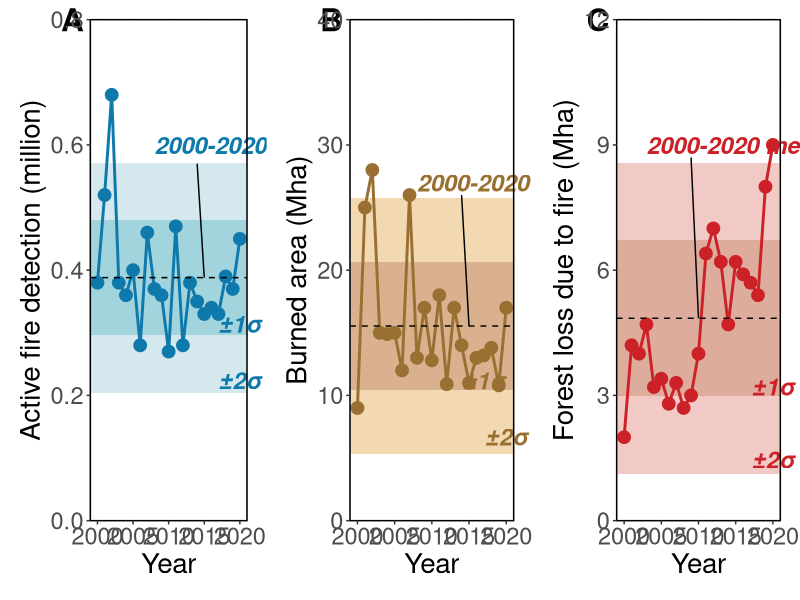

Source code (R):
#Source DOI: 10.1126/science.ade0805
#Date：2024-03-14
#Code: Jiajia Liao (R course)

Year=c(2000,2001,2002,2003,2004,2005,2006,2007,2008,2009,2010,2011,2012,2013,2014,2015,2016,2017,2018,2019,2020)
y1=c(0.38,0.52,0.68,0.38,0.36,0.4,0.28,0.46,0.37,0.36,0.27,0.47,0.28,0.38,0.35,0.33,0.34,0.33,0.39,0.37,0.45)
y2=c(9,25,28,15,14.9,15,12,26,13,17,12.8,18,10.9,17,14,11,13,13.2,13.8,10.8,17)
y3=c(2,4.2,4,4.7,3.2,3.4,2.8,3.3,2.7,3,4,6.4,7,6.2,4.7,6.2,5.9,5.7,5.4,8,9)
data1=data.frame(Year,y1)
sd1=sd(y1)
m1=mean(y1)
data2=data.frame(Year,y2)
sd2=sd(y2)
m2=mean(y2)
data3=data.frame(Year,y3)
sd3=sd(y3)
m3=mean(y3)
library(ggplot2)

p1=ggplot(data=data1,aes(x=Year,y=y1))+ 
  #the confidence band with different width
  geom_rect(aes(xmin=-Inf,xmax=Inf,ymin=m1-sd1*2,ymax=m1+sd1*2),fill="#d5eaed",alpha=0.2)+
  geom_rect(aes(xmin=-Inf,xmax=Inf,ymin=m1-sd1,ymax=m1+sd1),fill="#a2d4df",alpha=0.2)+
  #the points and line
  geom_point(color="#0F79AB",size=4)+
  geom_line(color="#0F79AB",lwd=1)+
  #the reference line
  geom_hline(yintercept=mean(y1),lty=2)+
  #set the backgroud being white
  theme(panel.background = element_rect(fill="white",color="grey"), 
        axis.title=element_text(size=20),
        #set the space around the chart clockwise from the top
        plot.margin = margin(0.5,0.5,0.5,0.5,"cm"),
        #set the picture border, fill to select "NA", otherwise automatically default to white
        panel.border = element_rect(color="black",fill="NA"),
        axis.text=element_text(size=17))+  
  labs(y="Active fire detection (million)")+
  #remove the white space on both sides of the y axis
  scale_y_continuous(limits=c(0,0.8),expand=c(0,0))+
  #change the font type
  annotate("text",x=2020,y=0.21,vjust=0,label="±2σ",size=6,color="#0F79AB",fontface="bold.italic")+
  annotate("text",x=2020,y=0.3,vjust=0,label="±1σ",size=6,color="#0F79AB",fontface="bold.italic")+
  annotate("text",x=2008,y=0.6,hjust=0,label="2000-2020 mean",fontface="bold.italic",size=6,color="#0F79AB")+
  annotate("segment",x=2014,xend=2015,y=0.57,yend=m1,size=0.5)+
  #make sure the axes don't expand to the left when set <2000, add them in annotate outside the diagram
  coord_cartesian(clip="off",xlim=c(2000,2020))+
  annotate("text",x=1996.5,y=0.8,label="A",size=8,fontface="bold")

p2=ggplot(data=data2,aes(x=Year,y=y2))+  
  geom_rect(aes(xmin=-Inf,xmax=Inf,ymin=m2-sd2*2,ymax=m2+sd2*2),fill="#f4dbb2",alpha=0.2)+
  geom_rect(aes(xmin=-Inf,xmax=Inf,ymin=m2-sd2,ymax=m2+sd2),fill="#d9b38f",alpha=0.2)+
  geom_point(color="#997031",size=4)+
  geom_line(color="#997031",lwd=1)+
  geom_hline(yintercept=mean(y2),lty=2)+
  theme(panel.background = element_rect(fill="white",color="grey"),
        axis.title=element_text(size=20),
        plot.margin = margin(0.5,0.5,0.5,0.5,"cm"),
        panel.border = element_rect(color="black",fill="NA"),
        axis.text=element_text(size=17))+
  labs(y="Burned area (Mha)")+
  scale_y_continuous(limits=c(0,40),expand=c(0,0))+
  annotate("text",x=2020,y=6,vjust=0,label="±2σ",size=6,color="#997031",fontface="bold.italic")+
  annotate("text",x=2017,y=10.5,vjust=0,label="±1σ",size=6,color="#997031",fontface="bold.italic")+
  annotate("text",x=2008,y=27,hjust=0,label="2000-2020 mean",size=6,color="#997031",fontface="bold.italic")+
  annotate("segment",x=2014,xend=2015,y=26,yend=m2,size=0.5)+
  coord_cartesian(clip="off",xlim=c(2000,2020))+  #保证坐标轴不会因为想设置<2000的坐标就向左扩展
  annotate("text",x=1996.5,y=40,label="B",size=8,fontface="bold")

p3=ggplot(data=data3,aes(x=Year,y=y3))+  
  geom_rect(aes(xmin=-Inf,xmax=Inf,ymin=m3-sd3*2,ymax=m3+sd3*2),fill="#f3cbc3",alpha=0.2)+
  geom_rect(aes(xmin=-Inf,xmax=Inf,ymin=m3-sd3,ymax=m3+sd3),fill="#dfae9d",alpha=0.2)+
  geom_point(color="#cc2127",size=4)+
  geom_line(color="#cc2127",lwd=1)+
  geom_hline(yintercept=mean(y3),lty=2)+
  theme(panel.background = element_rect(fill="white",color="grey"),
        axis.title=element_text(size=20),
        plot.margin = margin(0.5,0.5,0.5,0.5,"cm"),
        panel.border = element_rect(color="black",fill="NA"),
        axis.text=element_text(size=17))+
  labs(y="Forest loss due to fire (Mha)")+
  scale_y_continuous(limits=c(0,12),expand=c(0,0))+
  annotate("text",x=2020,y=1.25,vjust=0,label="±2σ",size=6,color="#cc2127",fontface="bold.italic")+
  annotate("text",x=2020,y=3,vjust=0,label="±1σ",size=6,color="#cc2127",fontface="bold.italic")+
  annotate("text",x=2003,y=9,hjust=0,label="2000-2020 mean",size=6,color="#cc2127",fontface="bold.italic")+
  annotate("segment",x=2009,xend=2010,y=8.7,yend=m3,size=0.5)+  
  coord_cartesian(clip="off",xlim=c(2000,2020))+
  annotate("text",x=1996.5,y=12,label="C",size=8,fontface="bold")

library(gridExtra)
p4=grid.arrange(p1,p2,p3,ncol=3)
p4